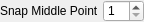
<?xml version="1.0" encoding="UTF-8"?>
<ui version="4.0">
 <class>Ui_SnapMiddleOptions</class>
 <widget class="QWidget" name="Ui_SnapMiddleOptions">
  <property name="geometry">
   <rect>
    <x>0</x>
    <y>0</y>
    <width>144</width>
    <height>22</height>
   </rect>
  </property>
  <property name="sizePolicy">
   <sizepolicy hsizetype="Maximum" vsizetype="Fixed">
    <horstretch>0</horstretch>
    <verstretch>0</verstretch>
   </sizepolicy>
  </property>
  <property name="minimumSize">
   <size>
    <width>135</width>
    <height>22</height>
   </size>
  </property>
  <property name="maximumSize">
   <size>
    <width>16777215</width>
    <height>16777215</height>
   </size>
  </property>
  <property name="mouseTracking">
   <bool>true</bool>
  </property>
  <property name="windowTitle">
   <string>Snap Distance Options</string>
  </property>
  <layout class="QHBoxLayout" name="horizontalLayout">
   <property name="leftMargin">
    <number>0</number>
   </property>
   <property name="topMargin">
    <number>0</number>
   </property>
   <property name="rightMargin">
    <number>0</number>
   </property>
   <property name="bottomMargin">
    <number>0</number>
   </property>
   <item>
    <widget class="QLabel" name="lDist">
     <property name="sizePolicy">
      <sizepolicy hsizetype="Preferred" vsizetype="Preferred">
       <horstretch>0</horstretch>
       <verstretch>0</verstretch>
      </sizepolicy>
     </property>
     <property name="text">
      <string>Snap Middle Points:</string>
     </property>
     <property name="wordWrap">
      <bool>false</bool>
     </property>
    </widget>
   </item>
   <item>
    <widget class="QSpinBox" name="sbMiddlePoints">
     <property name="sizePolicy">
      <sizepolicy hsizetype="Preferred" vsizetype="Preferred">
       <horstretch>0</horstretch>
       <verstretch>0</verstretch>
      </sizepolicy>
     </property>
     <property name="maximumSize">
      <size>
       <width>16777215</width>
       <height>16777215</height>
      </size>
     </property>
     <property name="toolTip">
      <string>Number of equidistant division points</string>
     </property>
     <property name="minimum">
      <number>1</number>
     </property>
     <property name="value">
      <number>1</number>
     </property>
    </widget>
   </item>
  </layout>
 </widget>
 <layoutdefault spacing="6" margin="11"/>
 <includes>
  <include location="local">rs_circle.h</include>
  <include location="local">rs_settings.h</include>
 </includes>
 <resources/>
 <connections/>
</ui>
